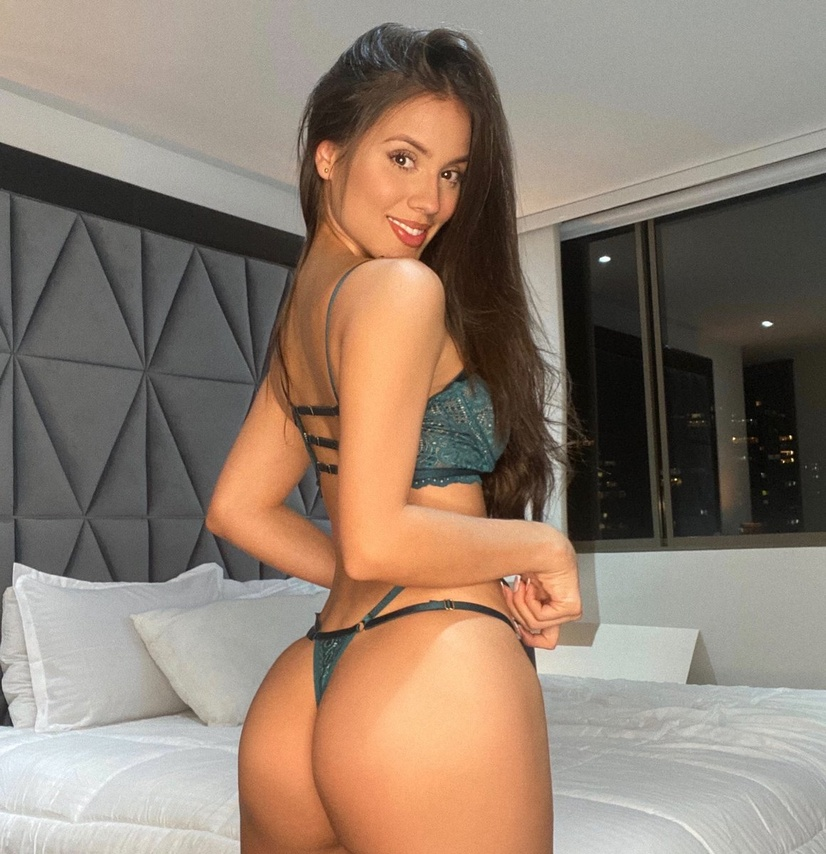
#> input picture Traitement_images/img3.jpg, 826 x 854 px, shrunk from 1160 x 1200 before the run
$ python main.py
#> lines starting #> are read from the running program, lines starting #| are printed output that depends on the picture
import numpy as np
import matplotlib.pyplot as plt

img = plt.imread("img3.jpg")
#> img is the input picture: shape (854, 826, 3); mean R, G, B 144.9, 127.4, 112.9
print(f"structure de l'image : {img.shape}")
#| structure de l'image : (854, 826, 3)

R = img[:, :, 0]
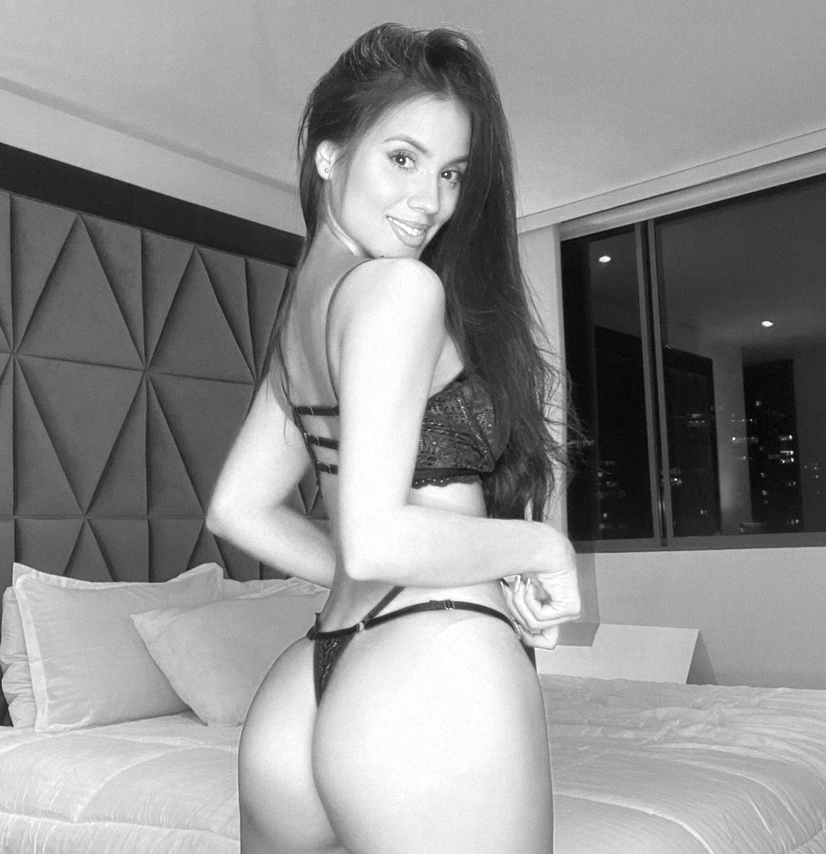
#> R: shape (854, 826); min 0, max 255, mean 144.9
V = img[:, :, 1]
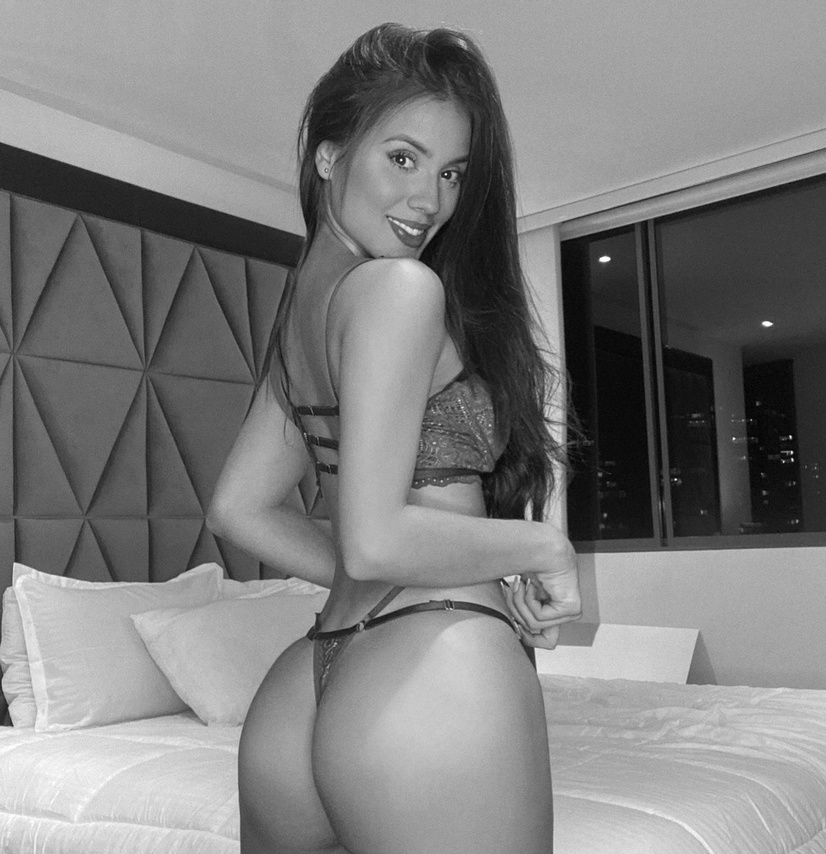
#> V: shape (854, 826); min 0, max 255, mean 127.4
B = img[:, :, 2]
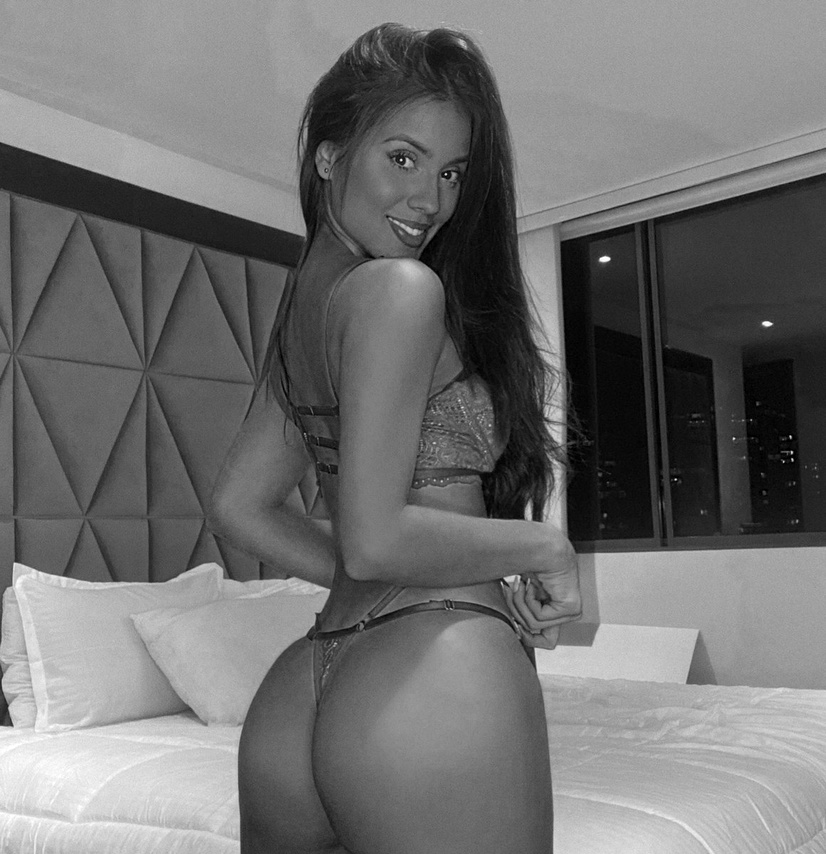
#> B: shape (854, 826); min 0, max 255, mean 112.9

gris  = 0.299 * R + 0.587 * V + 0.116 * B
print(gris.shape)
#| (854, 826)
plt.imshow(gris, cmap="gray")
plt.axis("off")
plt.show()

$ run again, with Traitement_images/img2.jpg copied over Traitement_images/img3.jpg
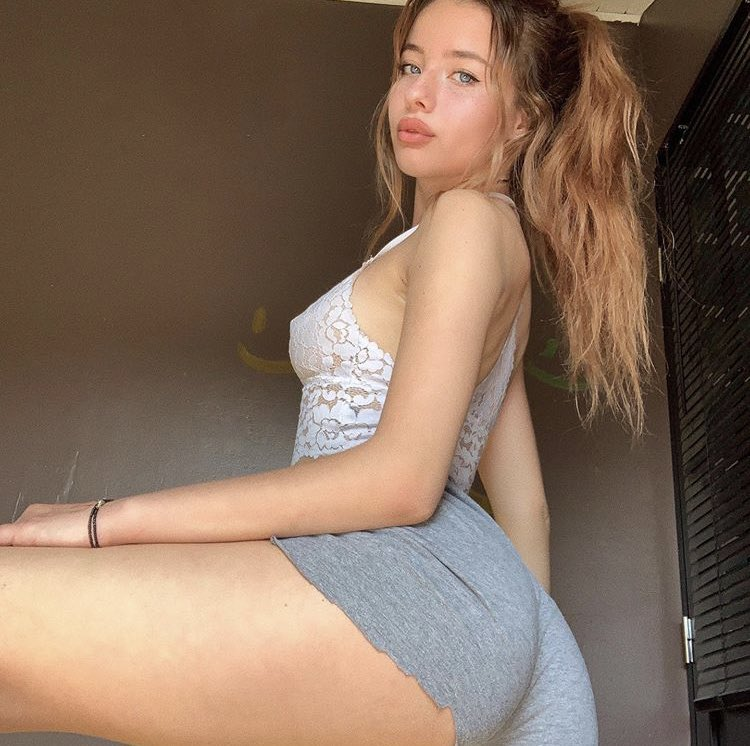
#> input picture Traitement_images/img2.jpg, 750 x 746 px
#> img is the input picture: shape (746, 750, 3); mean R, G, B 132, 108.8, 92
#| structure de l'image : (746, 750, 3)
#> `R = img[:, :, 0]`:
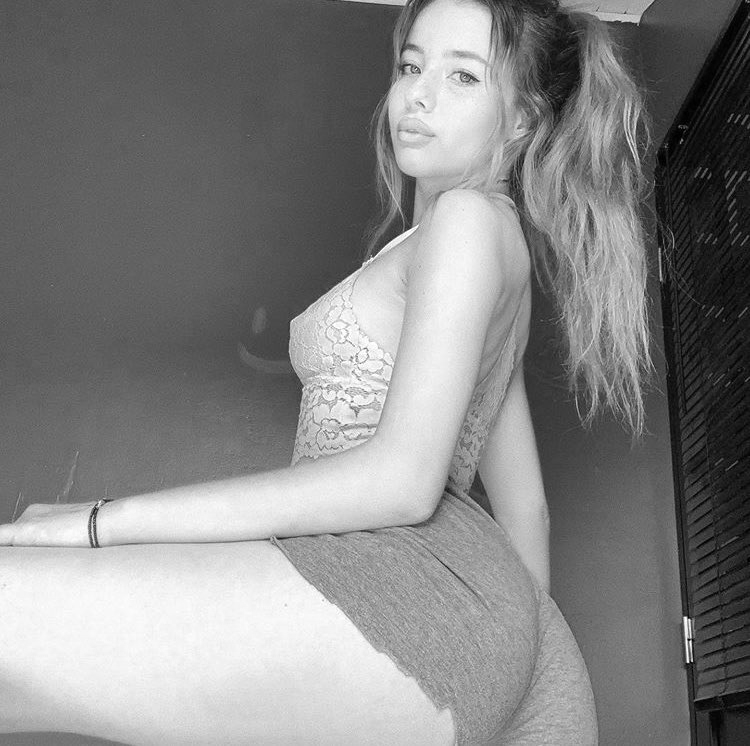
#> R: shape (746, 750); min 0, max 255, mean 132
#> `B = img[:, :, 2]`:
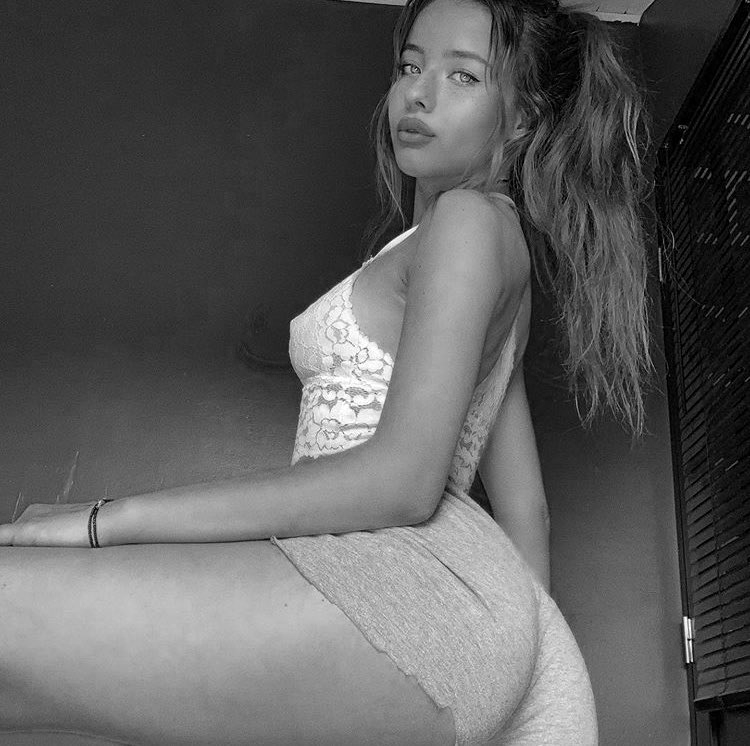
#> B: shape (746, 750); min 0, max 255, mean 92
#| (746, 750)

$ run again, with Traitement_images/img1.png saved as Traitement_images/img3.jpg
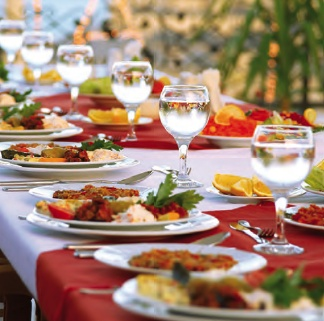
#> input picture Traitement_images/img1.png, 324 x 321 px
#> img is the input picture: shape (321, 324, 3); mean R, G, B 162.3, 132.8, 114.2
#| structure de l'image : (321, 324, 3)
#> `B = img[:, :, 2]`:
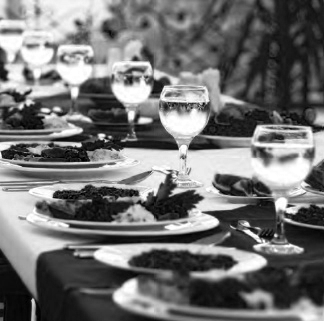
#> B: shape (321, 324); min 0, max 255, mean 114.2
#> `gris  = 0.299 * R + 0.587 * V + 0.116 * B`:
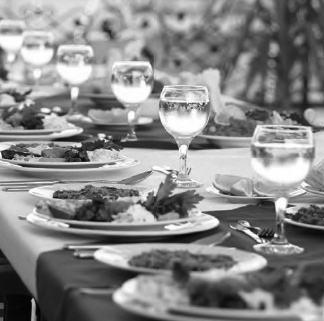
#> gris: shape (321, 324) float64; min 7.06, max 255.5, mean 139.7; drawn with min black and max white
#| (321, 324)
